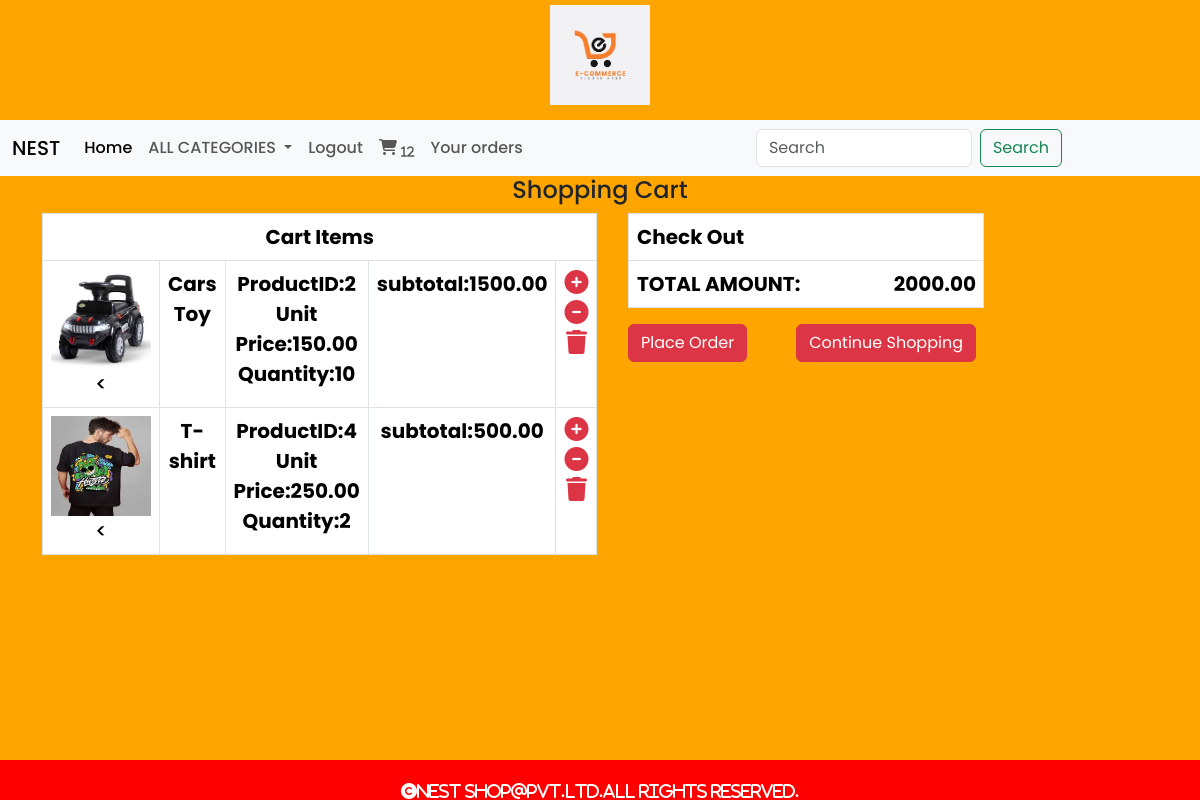
Screenshot of /cart/cartview (signed in) with the database file from the repository.
### cart/models.py (models this page shows, shortened)
class Cart(models.Model):
    product=models.ForeignKey(Product,on_delete=models.CASCADE)
    quantity=models.IntegerField()
    user=models.ForeignKey(User,on_delete=models.CASCADE)
    date_added=models.DateTimeField(auto_now_add=True)
    def subtotal(self):
        return self.quantity*self.product.price

### shop/models.py (models this page shows, shortened)
class Product(models.Model):
    name = models.CharField(max_length=20)
    desc = models.TextField()
    image = models.ImageField(upload_to="images/product", null=True, blank=True)
    price=models.DecimalField(max_digits=10,decimal_places=2)
    category=models.ForeignKey(Category,on_delete=models.CASCADE)
    stock=models.IntegerField()
    available=models.BooleanField(default=True)
    created=models.DateTimeField(auto_now_add=True)
    updated=models.DateTimeField(auto_now=True)

### cart/views.py (the view)
# urls.py: path('cartview', views.cartview, name="cartview"),
@login_required
def cartview(request):
    u = request.user  # current login user
    cart=Cart.objects.filter(user=u)
    total=0
    for i in cart:
        total+=i.quantity*i.product.price
    return render(request, 'cartview.html',{'c':cart,'total':total})

### cart/context_processors.py (called while the page is built)
def total(request):
    item_count=0
    if request.user:
     u=request.user
     try:
        cart=Cart.objects.filter(user=u)
        for i in cart:
            item_count+=i.quantity
     except:
       item_count=0
    return {'count':item_count}

### shop/context_processors.py (called while the page is built)
def menu_links(request):
    c=Category.objects.all()
    return {'links':c}

### templates/cartview.html
<!DOCTYPE html>
{% extends 'base.html' %}
{% load static %}
{% block content %}
<div class="container" style="
margin-bottom:100px">
  <div class="row">
    <h4 class="text-center">Shopping Cart</h4>
    <div class="col-6">
    <table class="table table-bordered text-center fs-5">
      <tr>
        <th colspan="5">Cart Items</th>
      </tr>
      {% for i in c %}
      <tr>
        <td><img src="{{i.product.image.url}}" height="100px" width="100px"><</td>
        <td><b>{{i.product.name}}</b></td>
        <td>
          <b>ProductID:{{i.product.id}}</b><br>
          <b>Unit Price:{{i.product.price}}</b><br>
          <b>Quantity:{{i.quantity}}</b><br>
        </td>
        <td>
          <b>subtotal:{{i.subtotal}}</b>
        </td>
        <td>
          {% if i.product.stock > 0 %}
          <a href="{% url 'cart:addtocart' i.product.name %}"><i class="fa-solid fa-circle-plus text-danger fs-4"></i></a>
          <a href="{% url 'cart:cartremove' i.product.name %}"><i class="fa-solid fa-circle-minus text-danger fs-4"></i></a>
          <a href="{% url 'cart:trash' i.product.name %}"><i class="fa-solid fa-trash text-danger fs-4"></i></a>
        {% else %}
        <a href="{% url 'cart:cartremove' i.product.name %}"><i class="fa-solid fa-circle-minus text-danger fs-4"></i></a>
          <a href="{% url 'cart:trash' i.product.name %}"><i class="fa-solid fa-trash text-danger fs-4"></i></a>
        {% endif %}
        </td>
      </tr>
      {% endfor %}
    </table>
    </div>
    <div class="col-4 fs-5 ms-3" style="position:relative">
    <table class="table table-bordered">
      <tr>
        <th colspan="3">Check Out</th>
       <tr>
      <th>
        TOTAL AMOUNT:<span style="position:absolute;right:20px;">{{total}}</span>
      </th>
      </tr>
    </table>
      <a href="{% url 'cart:orderform' %}" class="btn btn-danger">Place Order</a>
      <a href="{% url 'shop:category' %}" class="btn btn-danger" style="position:absolute;right:20px;">Continue Shopping</a>
    </div>
  </div>
</div>
{% endblock %}

### templates/base.html (shortened to what this page needs)
<!DOCTYPE html>
{% load static %}
<html lang="en">
<head>
    <link href="https://cdn.jsdelivr.net/npm/bootstrap@5.3.2/dist/css/bootstrap.min.css" rel="stylesheet">
    <link rel="stylesheet" href="{% static 'css/style.css' %}">
    <link rel="stylesheet" href="https://cdnjs.cloudflare.com/ajax/libs/font-awesome/6.5.1/css/all.min.css" />
</head>
<body>
   <header>
       <div class="container-fluid" id="logo">
           <center><img src="{% static 'images/ecommercelogo.png' %}" height="100px" width="100px" ></center>
       </div>
   </header>
<div id="nav">
    <nav class="navbar navbar-expand-lg bg-body-tertiary">
  <div class="container-fluid">
    <a class="navbar-brand" href="#">NEST</a>
    <div class="collapse navbar-collapse" id="navbarSupportedContent">
      <ul class="navbar-nav me-auto mb-2 mb-lg-0">
        <li class="nav-item">
          <a class="nav-link active" aria-current="page" href="{% url 'shop:category' %}">Home</a>
        </li>
        <li class="nav-item dropdown">
          <a class="nav-link dropdown-toggle" href="#" role="button" data-bs-toggle="dropdown" aria-expanded="false">
            ALL CATEGORIES
          </a>
          {% if user.is_authenticated %}
            <li class="nav-item">
          <a class="nav-link" href="{% url 'shop:userlogout' %}">Logout</a>
        </li>
          {% if user.is_superuser == False %}
          <li>
          <a class="nav-link" href="{% url 'cart:cartview' %}"><i class="fa-solid fa-cart-shopping"><sub class="ms-1">{{count}}</sub></i></a>
        </li>
          <li>
          <a class="nav-link" href="{% url 'cart:orderview' %}">Your orders</a>
        </li>
          {% endif %}
          {% endif %}
      </ul>
      <form class="d-flex" role="search" method="POST" action="{% url 'search:search' %}">
        <input class="form-control me-2" name="q" type="search" placeholder="Search" aria-label="Search">
        <button class="btn btn-outline-success" type="submit">Search</button>
      </form>
    </div>
  </div>
</nav>
</div>
{% block content %}
   {% endblock %}
<footer>
    <div class="footer">
        <p><i class="fa-solid fa-copyright">NEST shop@pvt.ltd.All rights reserved.</i></p>
    </div>
</footer>
</body>
</html>

### static/css/style.css (style rules this page uses)
body { font-family: "Poppins", sans-serif; font-weight: 500; font-style: normal; background-color: orange; }
#logo { margin-top: 5px; }
.navbar { margin-top: 15px; }
footer { background-color: red; color: #fff; padding: 20px; position: fixed; bottom: 0; left: 0; width: 100%; height: 40px; text-align: center; }
.form-control { width:50%; }

### rows the page displays
Cart: product.image (picture), product.name "Cars Toy", product.id "2", product.price "150.00", quantity "10", subtotal "1500.00"
Cart: product.image (picture), product.name "T-shirt", product.id "4", product.price "250.00", quantity "2", subtotal "500.00"

### other values shown
{{ count }} "12"
{{ total }} "2000.00"
